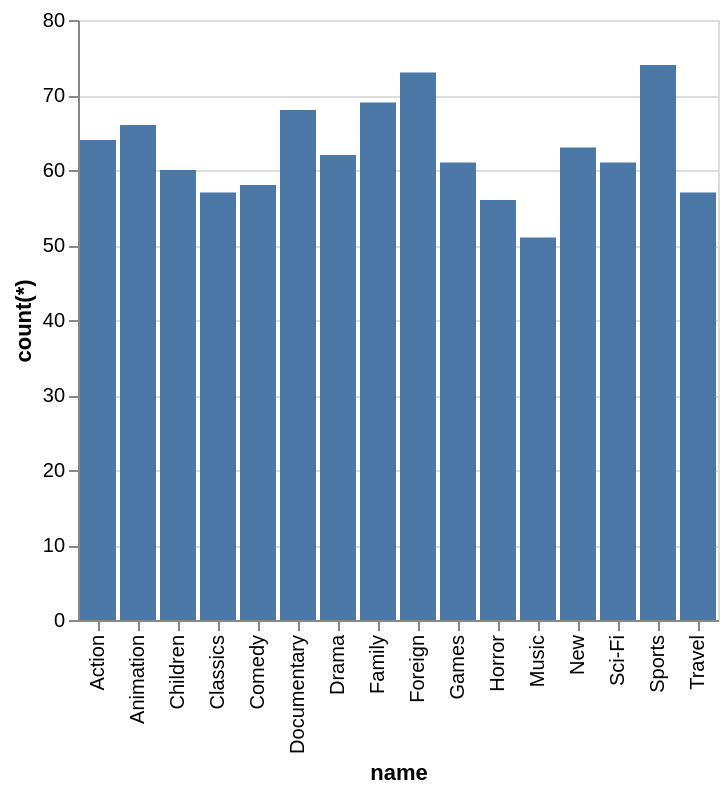

Vega-Lite specification for this chart:
### Vega-Lite specification from a JSON file in a GitHub repository (floating-point values rounded to 4 significant figures)
{"data": {"values": [{"x_data": "Action", "y_data": 64}, {"x_data": "Animation", "y_data": 66}, {"x_data": "Children", "y_data": 60}, {"x_data": "Classics", "y_data": 57}, {"x_data": "Comedy", "y_data": 58}, {"x_data": "Documentary", "y_data": 68}, {"x_data": "Drama", "y_data": 62}, {"x_data": "Family", "y_data": 69}, {"x_data": "Foreign", "y_data": 73}, {"x_data": "Games", "y_data": 61}, {"x_data": "Horror", "y_data": 56}, {"x_data": "Music", "y_data": 51}, {"x_data": "New", "y_data": 63}, {"x_data": "Sci-Fi", "y_data": 61}, {"x_data": "Sports", "y_data": 74}, {"x_data": "Travel", "y_data": 57}]}, "mark": "bar", "encoding": {"x": {"field": "x_data", "type": "nominal", "title": "name", "sort": "ascending"}, "y": {"field": "y_data", "type": "quantitative", "title": "count(*)"}}}
